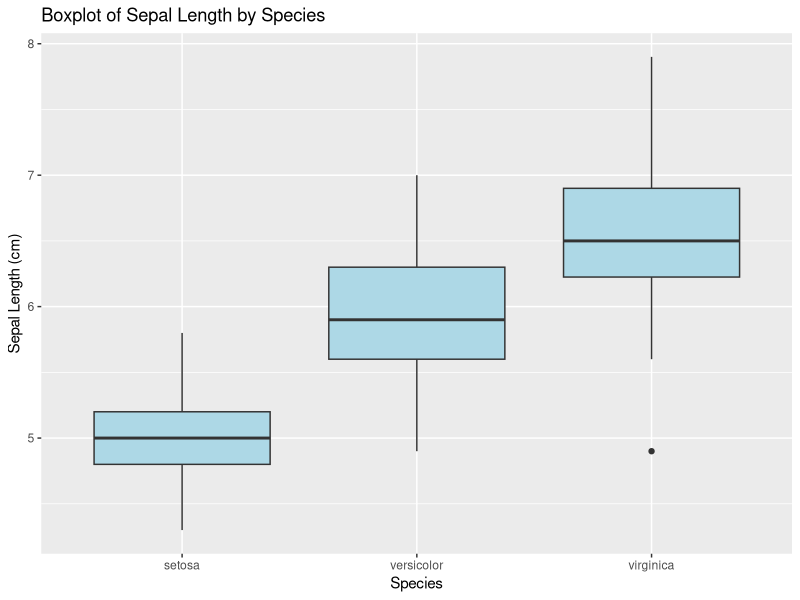
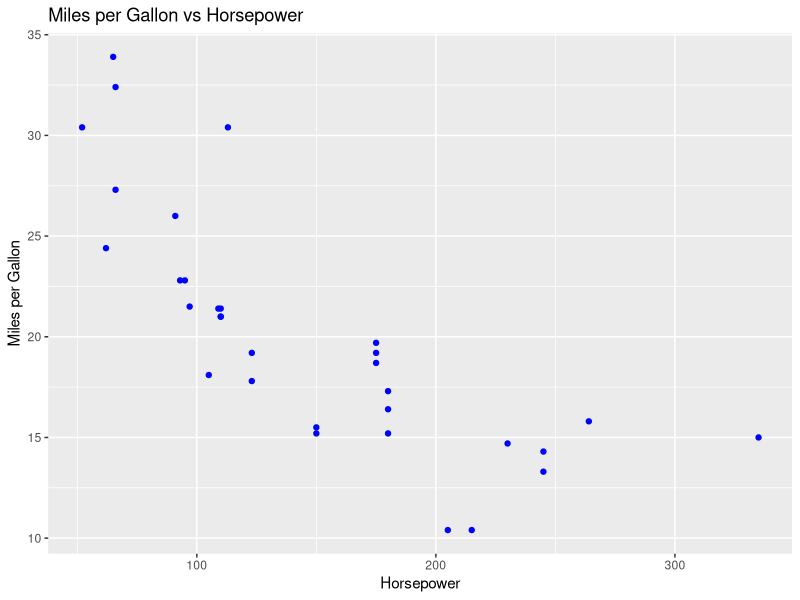
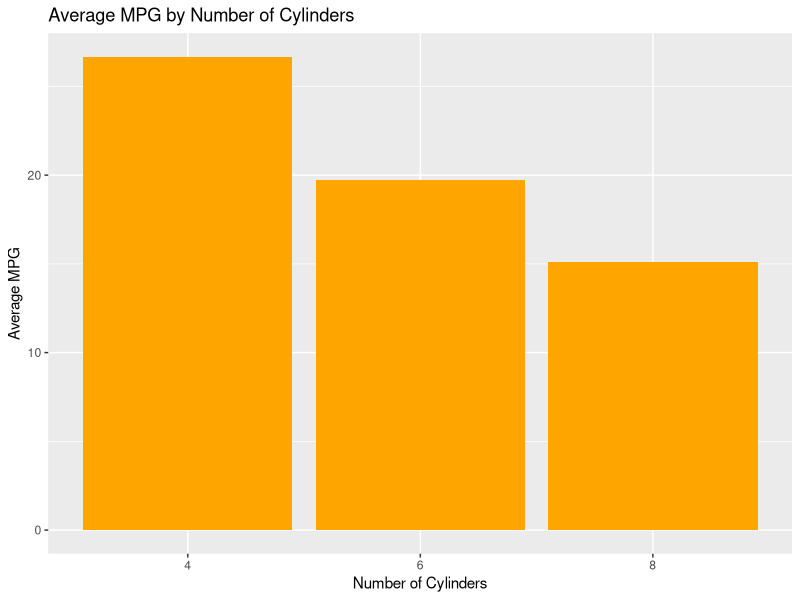

Write R code to recreate these figures, in order. (Note: this script raises an error after producing the figures.)
# --- Lab 4: Introduction to R (Iris and Mtcars) ---

# Load necessary libraries
# Note: In a headless environment, we focus on the logic and saving plots
library(ggplot2)
library(dplyr)

# 1. Load Datasets
data(iris)
data(mtcars)

# 2. Exploratory Data Analysis (EDA)
# 2.1 Iris
print("--- Iris Structure ---")
str(iris)
print("--- Iris Summary ---")
summary(iris)

# Visualizations (Iris)
png("iris_boxplot.png")
ggplot(iris, aes(x = Species, y = Sepal.Length)) +  
  geom_boxplot(fill = "lightblue") +  
  ggtitle("Boxplot of Sepal Length by Species") +  
  xlab("Species") +  
  ylab("Sepal Length (cm)")
dev.off()

# 2.2 Mtcars
print("--- Mtcars Structure ---")
str(mtcars)
print("--- Mtcars Summary ---")
summary(mtcars)

# Visualizations (Mtcars)
png("mtcars_scatter.png")
ggplot(mtcars, aes(x = hp, y = mpg)) +  
  geom_point(color = "blue") +  
  ggtitle("Miles per Gallon vs Horsepower") +  
  xlab("Horsepower") +  
  ylab("Miles per Gallon")
dev.off()

png("mtcars_bar.png")
mtcars %>%  
  group_by(cyl) %>%  
  summarise(average_mpg = mean(mpg)) %>%  
  ggplot(aes(x = as.factor(cyl), y = average_mpg)) +  
  geom_bar(stat = "identity", fill = "orange") +  
  ggtitle("Average MPG by Number of Cylinders") +  
  xlab("Number of Cylinders") +  
  ylab("Average MPG")
dev.off()

# 3. Statistical Tests
# 3.1 Iris ANOVA
print("--- ANOVA: Sepal Length ~ Species ---")
anova_results <- aov(Sepal.Length ~ Species, data = iris)  
print(summary(anova_results))

# 3.2 Mtcars Correlation
print("--- Correlation: HP vs MPG ---")
print(cor.test(mtcars, mtcars))
